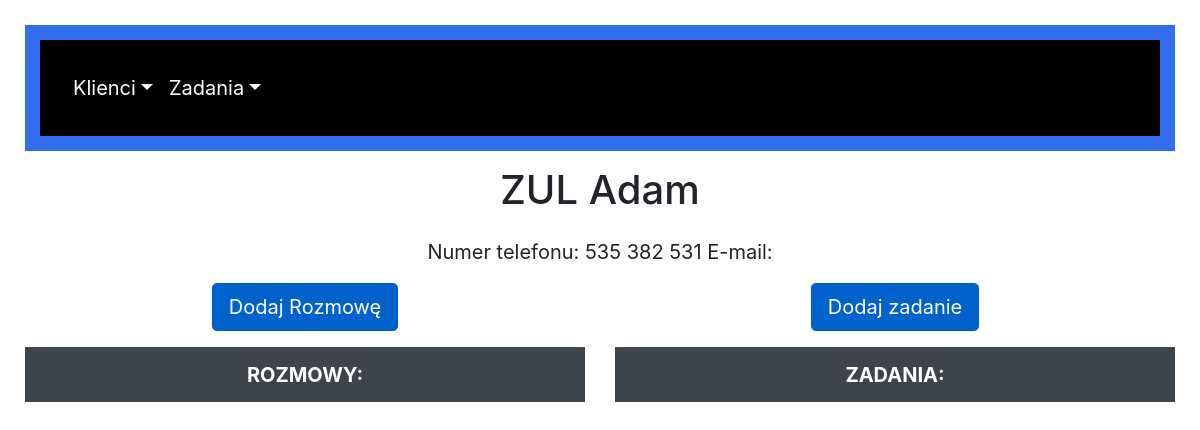
The app's page /client_details/1, older data.
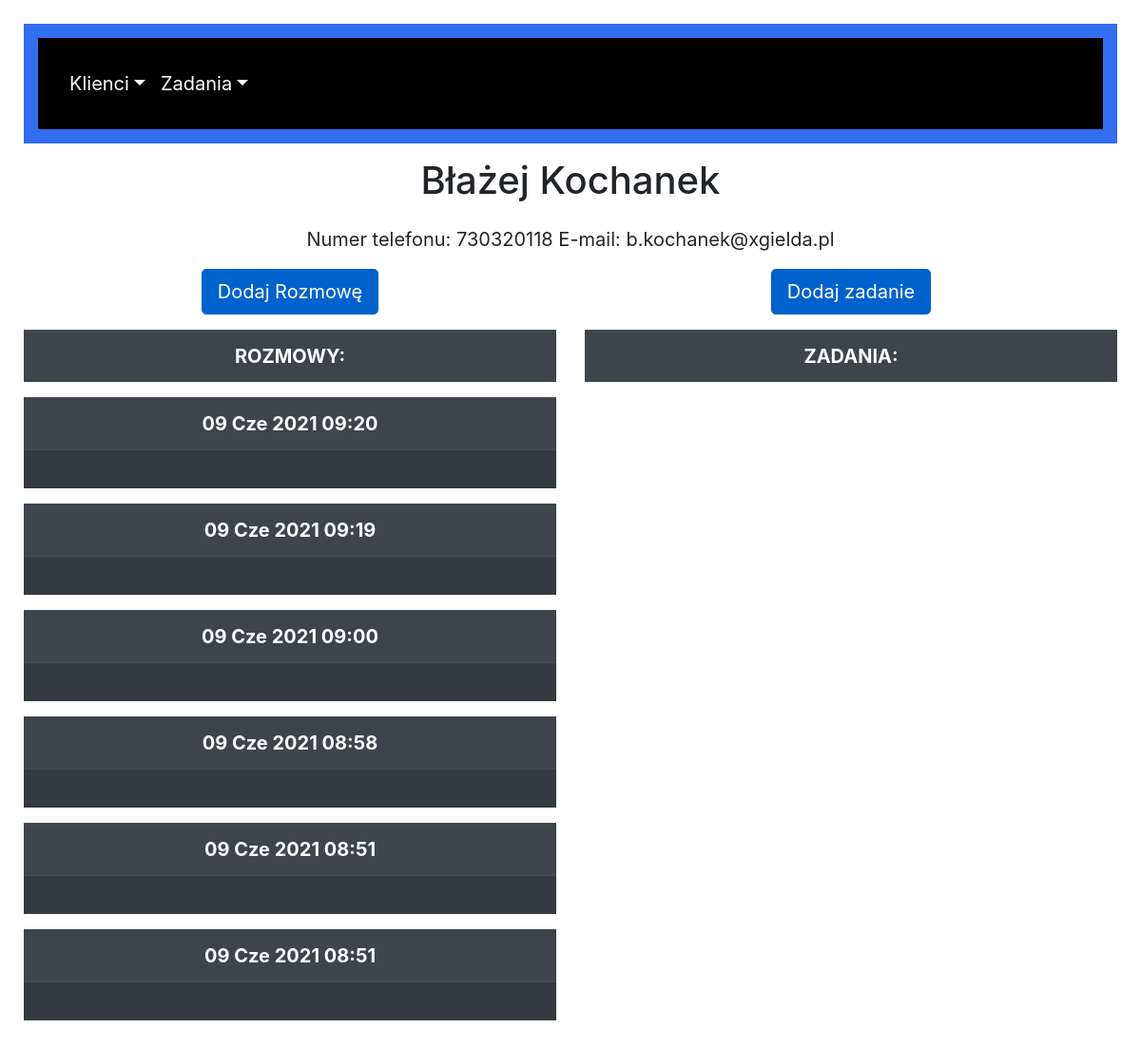
The same page, newer data.
### crm/models.py (models this page shows, shortened)
class Client(models.Model):
    name = models.CharField(max_length=200, verbose_name='Nazwa')
    vat_number = models.CharField(max_length=13, verbose_name='NIP')
    contact_person = models.CharField(max_length=30, verbose_name='Osoba kontaktowa')
    phone_number = models.CharField(max_length=11, verbose_name='Numer telefonu')
    e_mail = models.EmailField(blank=True, verbose_name='Adres e-mail')
    comments = models.CharField(max_length=500, blank=True, verbose_name='Komentarz')
    vip = models.BooleanField()
    date = models.DateTimeField(default=timezone.now)

class PhoneCall(models.Model):
    client = models.ForeignKey(Client, on_delete=models.CASCADE)
    date = models.DateTimeField(default=timezone.now)
    comment = models.TextField(max_length=1000, verbose_name='Przebieg rozmowy')
    owner = models.ForeignKey(User, on_delete=models.CASCADE, null=True)
    date_next_call = models.DateTimeField(name="Planowana data kolejnej rozmowy", null=True)

### crm/views.py (the view)
# urls.py: path('client_details/<int:client_id>', views.client_details, name='client_details'),
def client_details(request, client_id):
    client = get_object_or_404(Client, id=client_id)
    phone_calls = client.phonecall_set.order_by('-date')
    tasks = client.task_set.order_by('-date')
    context = {'client': client, 'phone_calls':phone_calls, 'tasks': tasks}
    return render(request, 'crm/client_details.html', context)

### crm/templates/crm/client_details.html (shortened to what this page needs)
{% extends "crm/base.html" %}
{% block content %}
<h1> {{ client.name }} </h1>
<p>Numer telefonu: {{ client.phone_number }} E-mail: {{ client.e_mail }}</p>
<div class="row">
    <div class="col-md-6">
        <table class="table table-dark table-striped">
            <a href="{% url 'crm:phone_call' client.id %}" class="btn btn-primary btn-lg active" role="button" aria-pressed="true">Dodaj Rozmowę</a>
            <tr><th>ROZMOWY:</th></tr>
        </table>
{% for phone_call in phone_calls %}
         <table class="table table-dark table-striped">
             <tr><th>{{ phone_call.date|date:'d M Y H:i'  }}</th></tr>
             <tr><td>{{ phone_call.comment|linebreaks }}</td></tr>
         </table>
{% endfor %}
    </div>
    <div class="col-6">
        <table class="table table-dark table-striped">
            <a href="{% url 'crm:new_task' client.id %}" class="btn btn-primary btn-lg active" role="button" aria-pressed="true">Dodaj zadanie</a>
            <tr><th>ZADANIA:</th></tr>
        </table>
    </div>
</div>
{% endblock content %}

Row changes from the older to the newer data that the page shows:
changed Client: name "ZUL Adam" → "Błażej Kochanek"; phone_number "535 382 531" → "730320118"; e_mail (not shown) → "b.kochanek@xgielda.pl"
added PhoneCall: date "09 Cze 2021 09:20"
added PhoneCall: date "09 Cze 2021 09:19"
added PhoneCall: date "09 Cze 2021 09:00"
added PhoneCall: date "09 Cze 2021 08:58"
added PhoneCall: date "09 Cze 2021 08:51"
added PhoneCall: date "09 Cze 2021 08:51"
